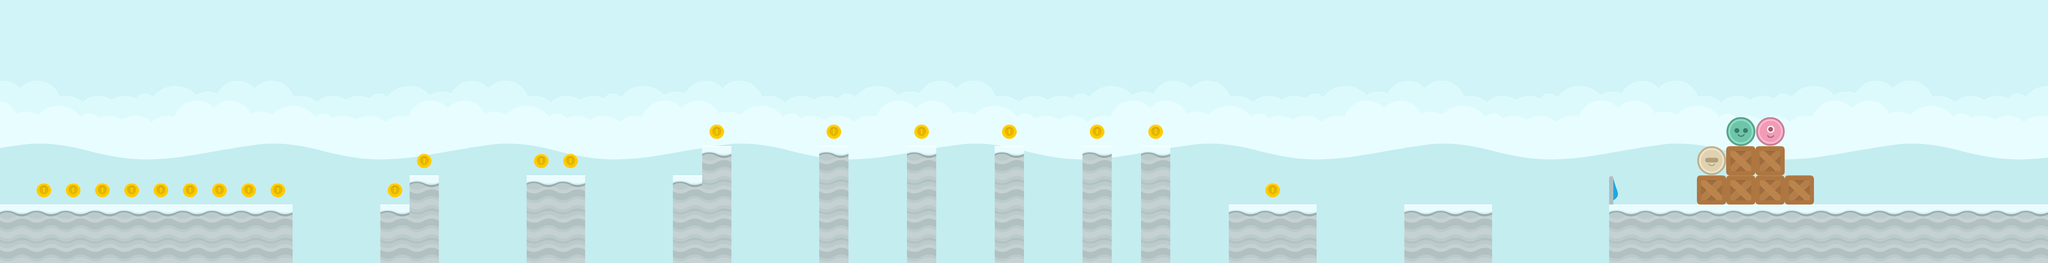

A 2D game scene composited from a Tiled map and its tileset images. What follows is a short description and the map's XML, with every tile layer's data as written:
An orthogonal 70x9 tile map with 128x128 px tiles, 2 tile layers (Tile Layer 1, Tile Layer 2), 5 tilesets and 35 objects.

<map version="1.0" orientation="orthogonal" renderorder="right-down" width="70" height="9" tilewidth="128" tileheight="128" nextobjectid="36">
 <tileset firstgid="1" name="spritesheet_items" tilewidth="128" tileheight="128" tilecount="32" columns="8">
  <image source="../tilesets/spritesheet_items.png" width="1024" height="512" />
 </tileset>
 <tileset firstgid="33" name="blue_land" tilewidth="128" tileheight="128" tilecount="64" columns="8">
  <image source="../tilesets/blue_land.png" width="1024" height="1024" />
 </tileset>
 <tileset firstgid="97" name="spritesheet_ground" tilewidth="128" tileheight="128" spacing="2" margin="1" tilecount="128" columns="8">
  <image source="../tilesets/spritesheet_ground.png" width="1040" height="2080" />
 </tileset>
 <tileset firstgid="225" name="spritesheet_tiles" tilewidth="128" tileheight="128" spacing="2" margin="1" tilecount="128" columns="8">
  <image source="../tilesets/spritesheet_tiles.png" width="1040" height="2080" />
 </tileset>
 <tileset firstgid="353" name="players" tilewidth="128" tileheight="128" tilecount="4" columns="4">
  <image source="../tilesets/players.png" width="512" height="128" />
 </tileset>
 <layer name="Tile Layer 1" width="70" height="9">
  <data encoding="csv">
33,34,35,36,37,38,39,40,33,34,35,36,37,38,39,40,33,34,35,36,37,38,39,40,33,34,35,36,37,38,39,40,33,34,35,36,37,38,39,40,33,34,35,36,37,38,39,40,33,34,35,36,37,38,39,40,33,34,35,36,37,38,39,40,33,34,35,36,37,38,
41,42,43,44,45,46,47,48,41,42,43,44,45,46,47,48,41,42,43,44,45,46,47,48,41,42,43,44,45,46,47,48,41,42,43,44,45,46,47,48,41,42,43,44,45,46,47,48,41,42,43,44,45,46,47,48,41,42,43,44,45,46,47,48,41,42,43,44,45,46,
49,50,51,52,53,54,55,56,49,50,51,52,53,54,55,56,49,50,51,52,53,54,55,56,49,50,51,52,53,54,55,56,49,50,51,52,53,54,55,56,49,50,51,52,53,54,55,56,49,50,51,52,53,54,55,56,49,50,51,52,53,54,55,56,49,50,51,52,53,54,
57,58,59,60,61,62,63,64,57,58,59,60,61,62,63,64,57,58,59,60,61,62,63,64,57,58,59,60,61,62,63,64,57,58,59,60,61,62,63,64,57,58,59,60,61,62,63,64,57,58,59,60,61,62,63,64,57,58,59,60,61,62,63,64,57,58,59,60,61,62,
65,66,67,68,69,70,71,72,65,66,67,68,69,70,71,72,65,66,67,68,69,70,71,72,65,66,67,68,69,70,71,72,65,66,67,68,69,70,71,72,65,66,67,68,69,70,71,72,65,66,67,68,69,70,71,72,65,66,67,68,69,70,71,72,65,66,67,68,69,70,
73,74,75,76,77,78,79,80,73,74,75,76,77,78,79,80,73,74,75,76,77,78,79,80,73,74,75,76,77,78,79,80,73,74,75,76,77,78,79,80,73,74,75,76,77,78,79,80,73,74,75,76,77,78,79,80,73,74,75,76,77,78,79,80,73,74,75,76,77,78,
81,82,83,84,85,86,87,88,81,82,83,84,85,86,87,88,81,82,83,84,85,86,87,88,81,82,83,84,85,86,87,88,81,82,83,84,85,86,87,88,81,82,83,84,85,86,87,88,81,82,83,84,85,86,87,88,81,82,83,84,85,86,87,88,81,82,83,84,85,86,
83,84,85,86,87,88,88,88,88,88,91,92,93,94,95,96,89,90,91,92,93,94,95,96,89,90,91,92,93,94,95,96,89,90,91,92,93,94,95,96,89,90,91,92,93,94,95,89,90,81,81,81,81,81,81,81,81,81,81,81,81,81,81,81,81,82,83,84,85,86,
91,92,93,94,95,96,96,96,96,96,96,96,96,96,96,96,96,96,96,96,96,96,96,96,96,96,96,96,96,96,96,96,96,96,96,96,96,96,96,96,96,96,96,96,96,96,96,96,96,89,89,89,89,89,89,89,89,89,89,89,89,89,89,89,89,90,91,92,93,94
</data>
 </layer>
 <layer name="Tile Layer 2" width="70" height="9">
  <data encoding="csv">
0,0,0,0,0,0,0,0,0,0,0,0,0,0,0,0,0,0,0,0,0,0,0,0,0,0,0,0,0,0,0,0,0,0,0,0,0,0,0,0,0,0,0,0,0,0,0,0,0,0,0,0,0,0,0,0,0,0,0,0,0,0,0,0,0,0,0,0,0,0,
0,0,0,0,0,0,0,0,0,0,0,0,0,0,0,0,0,0,0,0,0,31,0,0,0,0,0,0,0,0,0,0,0,0,0,0,0,0,0,0,0,0,0,0,0,0,0,0,0,0,0,0,0,0,0,0,0,0,0,0,0,0,0,0,0,0,0,0,0,0,
0,0,0,0,0,0,0,0,0,0,0,0,0,0,0,0,0,0,0,0,0,0,0,0,0,0,0,0,0,0,0,0,0,0,0,0,0,0,0,0,0,0,0,0,0,0,0,0,0,0,0,0,0,0,0,0,0,0,0,0,0,0,0,0,0,0,0,0,0,0,
0,0,0,0,0,0,0,0,0,0,0,0,0,0,0,0,0,0,0,0,0,0,0,0,0,0,0,0,0,0,0,0,0,0,0,0,0,0,0,0,0,0,0,0,0,0,0,0,0,0,0,0,0,0,0,0,0,0,0,0,0,0,0,0,0,0,0,0,0,0,
0,0,0,0,0,0,0,0,0,0,0,0,0,0,0,0,0,0,0,0,0,0,0,0,30,0,0,0,30,0,0,30,0,0,30,0,0,30,0,30,0,0,0,0,0,0,0,0,0,0,0,0,0,0,0,0,0,0,0,356,353,0,0,0,0,0,0,0,0,0,
0,0,0,0,0,0,0,0,0,0,0,0,0,0,30,0,0,0,30,30,0,0,0,0,156,0,0,0,156,0,0,156,0,0,156,0,0,156,0,156,0,0,0,0,0,0,0,0,0,0,0,0,0,0,0,0,0,0,355,257,257,0,0,0,0,0,0,0,0,0,
0,30,30,30,30,30,30,30,30,30,0,0,0,30,156,0,0,0,156,156,0,0,176,156,149,0,0,0,149,0,0,149,0,152,149,0,0,149,0,149,0,168,0,30,0,0,0,0,0,0,0,0,0,0,0,11,0,0,257,257,257,257,0,0,0,0,0,0,0,0,
156,156,156,156,156,156,156,156,156,156,0,0,0,156,149,0,0,0,149,149,0,0,0,149,149,0,0,0,149,0,0,149,0,0,149,0,0,149,0,149,0,0,156,156,156,0,0,0,156,156,156,0,0,0,0,156,156,156,156,156,156,156,156,156,156,156,156,156,156,156,
149,149,149,149,149,149,149,149,149,149,0,0,0,149,149,0,0,0,149,149,0,0,0,149,149,0,0,0,149,0,0,149,0,0,149,0,0,149,0,149,0,0,149,149,149,0,0,0,149,149,149,0,0,0,0,149,149,149,149,149,149,149,149,149,149,149,149,149,149,149
</data>
 </layer>
 <objectgroup name="Object Layer 1">
  <object id="2" x="7040" y="896" width="2432" height="256" />
  <object id="3" x="6144" y="896" width="384" height="256" />
  <object id="4" x="5376" y="896" width="384" height="256" />
  <object id="5" x="4992" y="640" width="128" height="512" />
  <object id="6" x="4736" y="640" width="128" height="512" />
  <object id="7" x="4352" y="640" width="128" height="512" />
  <object id="8" x="3968" y="640" width="128" height="512" />
  <object id="9" x="3584" y="640" width="128" height="512" />
  <object id="10" x="2944" y="768" width="128" height="384" />
  <object id="11" x="3072" y="640" width="128" height="512" />
  <object id="12" x="2304" y="768" width="256" height="384" />
  <object id="13" x="1664" y="896" width="128" height="256" />
  <object id="14" x="1792" y="768" width="128" height="384" />
  <object id="15" x="0" y="896" width="1280" height="256" />
 </objectgroup>
 <objectgroup name="Object Layer 2">
  <object id="16" x="287.5" y="798.5" width="64" height="64">
   <ellipse />
  </object>
  <object id="17" x="415.5" y="798.5" width="64" height="64">
   <ellipse />
  </object>
  <object id="18" x="543.5" y="798.5" width="64" height="64">
   <ellipse />
  </object>
  <object id="19" x="671.5" y="798.5" width="64" height="64">
   <ellipse />
  </object>
  <object id="20" x="799.5" y="798.5" width="64" height="64">
   <ellipse />
  </object>
  <object id="21" x="927.5" y="798.5" width="64" height="64">
   <ellipse />
  </object>
  <object id="22" x="1055.5" y="798.5" width="64" height="64">
   <ellipse />
  </object>
  <object id="23" x="1183.5" y="798.5" width="64" height="64">
   <ellipse />
  </object>
  <object id="24" x="1823.5" y="670.5" width="64" height="64">
   <ellipse />
  </object>
  <object id="25" x="2335.5" y="670.5" width="64" height="64">
   <ellipse />
  </object>
  <object id="26" x="2463.5" y="670.5" width="64" height="64">
   <ellipse />
  </object>
  <object id="27" x="3103.5" y="542.5" width="64" height="64">
   <ellipse />
  </object>
  <object id="28" x="3615.5" y="542.5" width="64" height="64">
   <ellipse />
  </object>
  <object id="29" x="3999.5" y="542.5" width="64" height="64">
   <ellipse />
  </object>
  <object id="30" x="4383.5" y="542.5" width="64" height="64">
   <ellipse />
  </object>
  <object id="31" x="4767.5" y="542.5" width="64" height="64">
   <ellipse />
  </object>
  <object id="32" x="5023.5" y="542.5" width="64" height="64">
   <ellipse />
  </object>
  <object id="33" x="5535.5" y="798.5" width="64" height="64">
   <ellipse />
  </object>
  <object id="34" x="1695.5" y="798.5" width="64" height="64">
   <ellipse />
  </object>
  <object id="35" x="159.5" y="798.5" width="64" height="64">
   <ellipse />
  </object>
 </objectgroup>
 <objectgroup name="Object Layer 3">
  <object id="1" x="7168" y="0" width="128" height="896" />
 </objectgroup>
</map>
